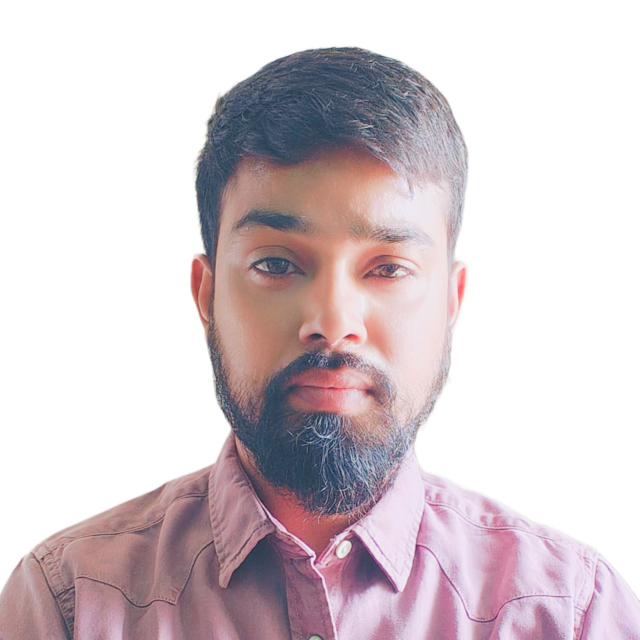
#> input picture images/faraz.jpg, 1280 x 1280 px, found by its file name (shown at 1/2 size)
$ python cutout-portrait.py
#> lines starting #> are read from the running program, lines starting #| are printed output that depends on the picture
# Cut the white studio background out of the portrait -> transparent PNG.
# Edge-connected flood fill so white highlights INSIDE the face are kept.
from PIL import Image, ImageFilter
import collections

SRC = "/Users/mr.khan/ux-portfolio-2026/frontend/public/images/faraz.jpg"
OUT = "/Users/mr.khan/ux-portfolio-2026/frontend/public/images/faraz-cutout.png"

im = Image.open(SRC).convert("RGB")
#> im is the input picture: PIL image 1280x1280 RGB; mean R, G, B 214.5, 202.8, 207.3
w, h = im.size
#> w = 1280; h = 1280
px = im.load()

# BFS flood fill from all border pixels: mark near-white pixels connected to the edge.
bg = bytearray(w * h)
q = collections.deque()

def is_white(x, y):
    # Background is pure studio white: very bright AND nearly colorless.
    # The shirt's blown highlights are bright but carry a pink cast, so the
    # chroma test keeps them.
    r, g, b = px[x, y]
    return min(r, g, b) >= 230 and (max(r, g, b) - min(r, g, b)) <= 16

for x in range(w):
    for y in (0, h - 1):
        if is_white(x, y) and not bg[y * w + x]:
            bg[y * w + x] = 1
            q.append((x, y))
#> this loop made 1280 passes
for y in range(h):
    for x in (0, w - 1):
        if is_white(x, y) and not bg[y * w + x]:
            bg[y * w + x] = 1
            q.append((x, y))

while q:
    x, y = q.popleft()
    for nx, ny in ((x-1,y),(x+1,y),(x,y-1),(x,y+1)):
        if 0 <= nx < w and 0 <= ny < h and not bg[ny * w + nx] and is_white(nx, ny):
            bg[ny * w + nx] = 1
            q.append((nx, ny))

# Fill enclosed transparent islands: any bg-marked region that is NOT
# connected to the border becomes subject again (white speckles inside
# the shirt/face survive).
outside = bytearray(w * h)
q2 = collections.deque()
for x in range(w):
    for y in (0, h - 1):
        if bg[y * w + x] and not outside[y * w + x]:
            outside[y * w + x] = 1
            q2.append((x, y))
for y in range(h):
    for x in (0, w - 1):
        if bg[y * w + x] and not outside[y * w + x]:
            outside[y * w + x] = 1
            q2.append((x, y))
while q2:
    x, y = q2.popleft()
    for nx, ny in ((x-1,y),(x+1,y),(x,y-1),(x,y+1)):
        if 0 <= nx < w and 0 <= ny < h and bg[ny * w + nx] and not outside[ny * w + nx]:
            outside[ny * w + nx] = 1
            q2.append((nx, ny))

# Build alpha: border-connected background 0, everything else 255.
alpha = Image.new("L", (w, h), 255)
#> alpha: PIL image 1280x1280 L; every value is 255
ap = alpha.load()
for y in range(h):
    row = y * w
    for x in range(w):
        if outside[row + x]:
            ap[x, y] = 0

# Erode 1px then blur for a soft, halo-free edge.
alpha = alpha.filter(ImageFilter.MinFilter(3)).filter(ImageFilter.GaussianBlur(1.2))
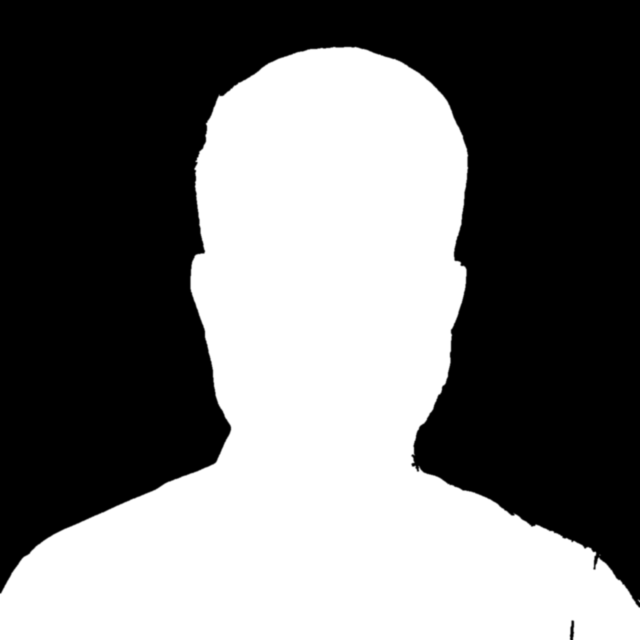
#> alpha: PIL image 1280x1280 L (shown at 1/2 size); min 0, max 255, mean 116

out = im.convert("RGBA")
out.putalpha(alpha)

# Trim transparent margins, keep a small pad.
bbox = alpha.getbbox()
if bbox:
    pad = 6
    l = max(0, bbox[0] - pad); t = max(0, bbox[1] - pad)
    r = min(w, bbox[2] + pad); b = min(h, bbox[3] + pad)
    out = out.crop((l, t, r, b))
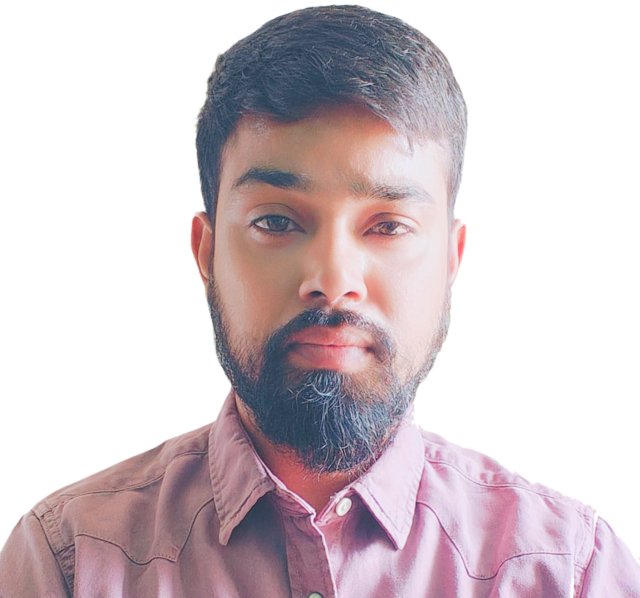
#> out: PIL image 1280x1195 RGBA (shown at 1/2 size); mean R, G, B, A 211.7, 199.1, 203.9, 124.2; transparent parts drawn white

# Resize to a sane web width.
if out.width > 1100:
    nh = round(out.height * 1100 / out.width)
    out = out.resize((1100, nh), Image.LANCZOS)
#> out: PIL image 1100x1027 RGBA

out.save(OUT, optimize=True)
print("saved", OUT, out.size)
#| saved /Users/mr.khan/ux-portfolio-2026/frontend/public/images/faraz-cutout.png (1100, 1027)
